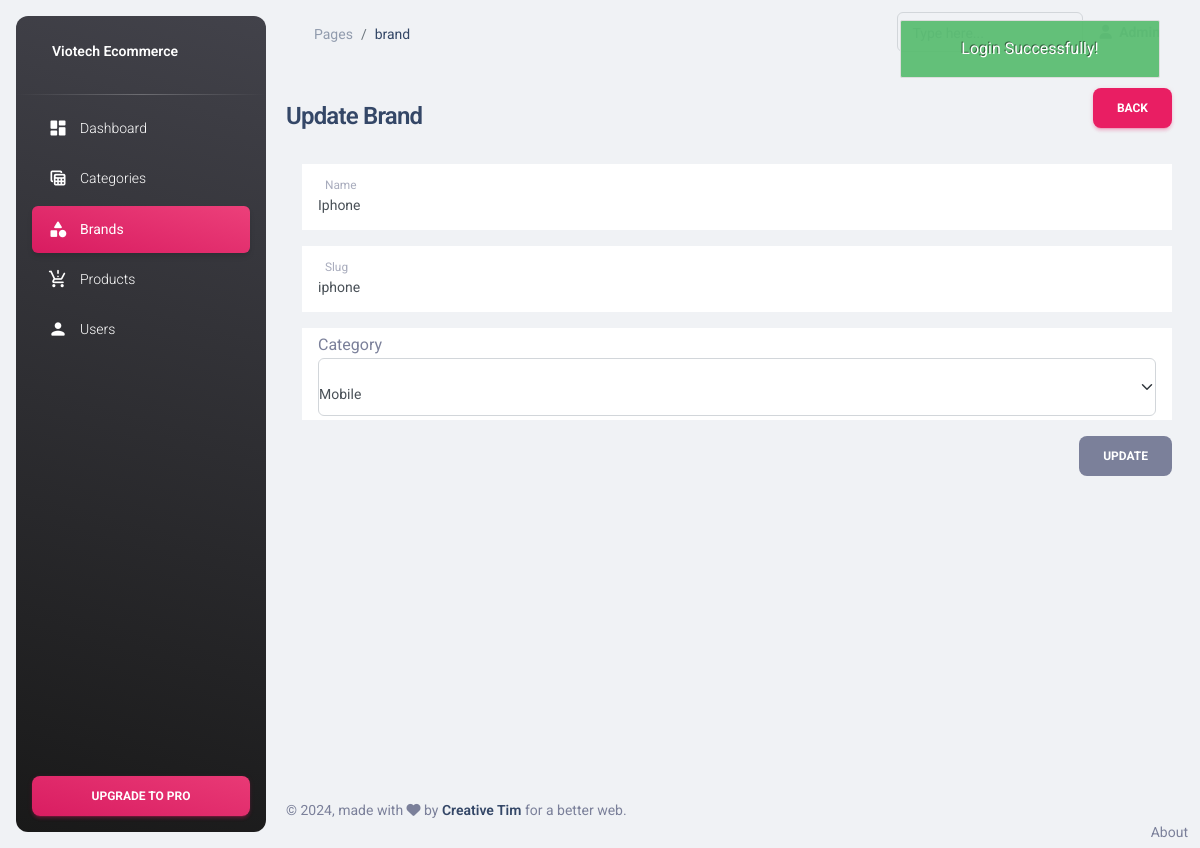
The page /admin/editBrand.php?id=1 (signed in) on the database its author committed.
### tables this page shows
CREATE TABLE `brands` (
  `id` int(11) NOT NULL,
  `name` varchar(50) NOT NULL,
  `slug` varchar(50) NOT NULL,
  `category_id` int(11) NOT NULL
);

CREATE TABLE `categories` (
  `id` int(11) NOT NULL,
  `name` varchar(255) NOT NULL,
  `description` varchar(255) NOT NULL,
  `image` varchar(255) NOT NULL
);

### admin/includes/config/DAL.php (called while the page is built, shortened)
<?php
require_once "dbcon.php";
function getId($table, $id)
{
    global $conn;
    $sql = "SELECT * FROM $table WHERE id = ?";
    $stmt = $conn->prepare($sql);
    $stmt->bind_param('i', $id);
    $stmt->execute();
    $result = $stmt->get_result();
    return $result;
}
function getAll($table)
{
    global $conn;
    $sql = "SELECT * FROM $table";
    $result = $conn->query($sql);
    if ($result->num_rows > 0) {
        return $result;
    } else {
        return false;
    }
}

### admin/editBrand.php (the view, shortened to what this page needs)
<?php include('includes/header.php');
include('includes/config/DAL.php');
$categories = getAll('categories');
?>
<div class="container-fluid py-4">
    <div class="row min-vh-80 h-100">
        <div class="col-12">
            <h4 class="d-flex align-items-center justify-content-between mb-3 pe-3">
                Update Brand
                <a href="brand.php" class="btn btn-primary text-white">
                    Back
                </a>
            </h4>
            <?php
            if (isset($_GET['id'])) {
                $id = $_GET['id'];
                $brand = getId('brands', $id, $conn);
                if (mysqli_num_rows($brand) > 0) {
                    $brand = mysqli_fetch_array($brand);
            ?>
                    <form action="includes/config/BL.php" method="POST" class="px-3 py-1">
                        <div class=" px-3 py-1 bg-white mb-3">
                            <div class="form-floating">
                                <input type="text" name="name" required value="<?php echo $brand['name'] ?>" class="form-control" id="floatingInput" placeholder="name@example.com">
                                <label for="floatingInput">Name</label>
                            </div>
                        </div>
                        <div class=" px-3 py-1 bg-white mb-3">
                            <div class="form-floating">
                                <input type="text" name="slug" required value="<?php echo $brand['slug'] ?>" class="form-control" id="floatingInput" placeholder="name@example.com">
                                <label for="floatingInput">Slug</label>
                            </div>
                        </div>
                        <div class="px-3 py-1 bg-white mb-3 ">
                            Category
                            <div class="form-floating">
                                <select required class="form-select" name="category_id" id="floatingSelect">
                                    <?php
                                    if (!$categories) {
                                        echo 'No categories found';
                                    } else {
                                        while ($row = $categories->fetch_assoc()) {
                                    ?>
                                            <option <?php if ($brand['category_id'] == $row['id']) {
                                                        echo "selected";
                                                    } else {
                                                        echo "";
                                                    }  ?> value="<?php echo $row['id'] ?>"><?php echo $row['name'] ?></option>
                                    <?php }
                                    } ?>
                                </select>
                            </div>
                        </div>
                        <div>
                            <button type="submit" class="btn btn-secondary text-white float-end" name="update_brand">
                                Update
                            </button>
                        </div>
                    </form>
            <?php
                } else {
                    echo "Brand not found.";
                }
            } else {
                echo "Id is missing.";
            }
            ?>
        </div>
    </div>
</div>
<?php include('includes/footer.php'); ?>

### rows shown on the page
brands: name "Iphone", slug "iphone", category_id "Mobile"
